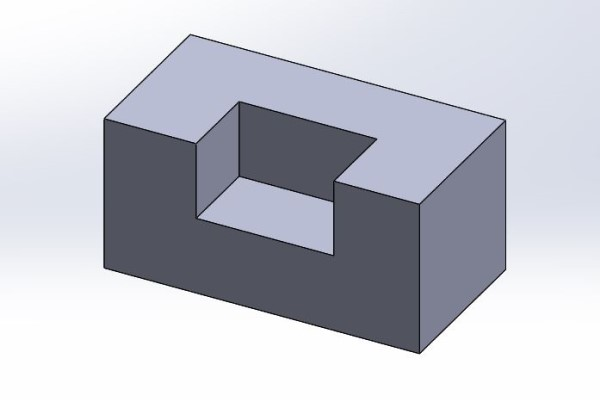
#> input picture PLURAL_SIGHT/mining-data-from-images/corners.jpg, 600 x 400 px, found by its file name
$ jupyter execute _OLD_Corner_Detection.ipynb
#> lines starting #> are read from the running program, lines starting #| are printed output that depends on the picture; after the words box and inside, x2 and y2 are one past the last pixel; in counts of white or black regions, pixels touching at a corner belong together
## Corner Detection

[cell 1]
# Import required libraries
import cv2
import numpy as np
from matplotlib import pyplot as plt

[cell 2]
# load simple corners image
img = cv2.imread("C:/data/inbound/mining-data-images/corners.jpg")
#> img is the input picture: shape (400, 600, 3); mean B, G, R 204.5, 195.5, 193.4

# WHEN using cornerHarris() function, input must be grayscale and float32
img_gray = cv2.cvtColor(img, cv2.COLOR_BGR2GRAY)
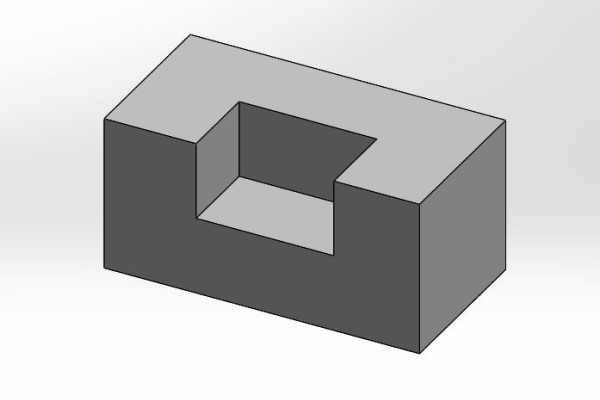
#> img_gray: shape (400, 600); min 2, max 255, mean 195.9
img_gray = np.float32(img_gray)

[cell 3]
# Detect corner using cornerHarris() function
img_cornerdetect = cv2.cornerHarris(img_gray,2,3,0.04)
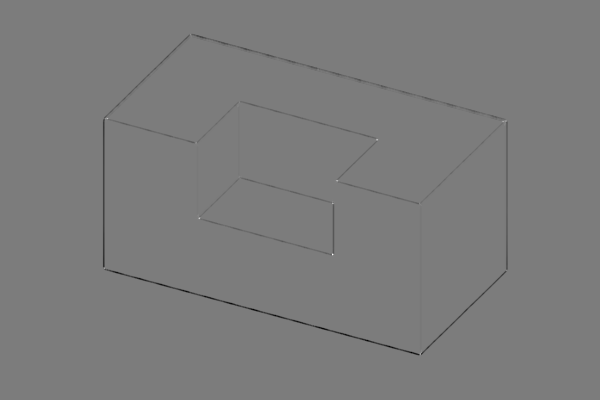
#> img_cornerdetect: shape (400, 600) float32; min -64662372, max 67441656, mean -269245.3; drawn with min black and max white

# Dilate corners to make it easier to see: not neccessary only for visual purposes
img_cornerdetect = cv2.dilate(img_cornerdetect,None)
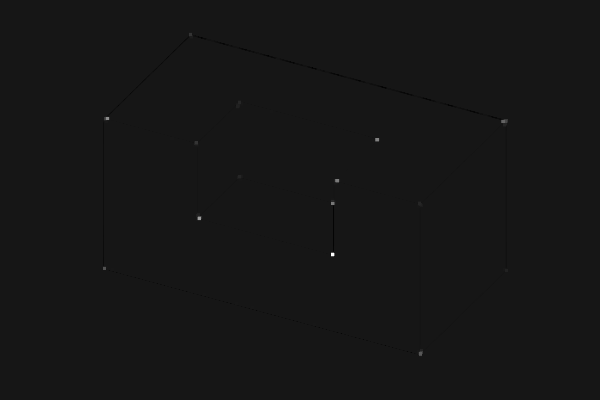
#> img_cornerdetect: shape (400, 600) float32; min -6523882, max 67441656, mean 3699.7; drawn with min black and max white

# Whenever img_cornerdetect is large, put a red pixel to show the corner on the orginal image
img[img_cornerdetect>0.01*img_cornerdetect.max()]=[0,0,255]
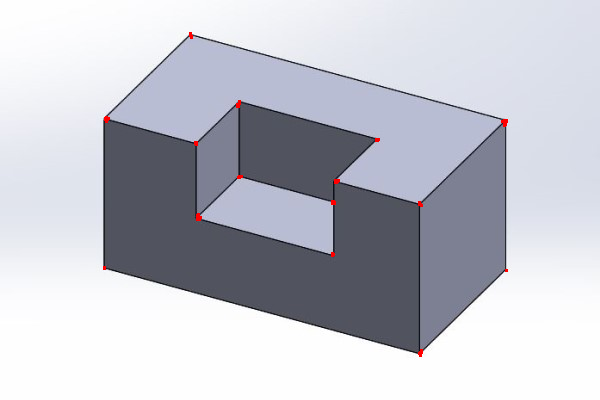
#> img: shape (400, 600, 3); 0.15% of pixels changed, all inside (x1, y1, x2, y2) = (103, 32, 508, 357)

[cell 4]
# show image with red pixels added to indicate corner detection
cv2.imshow('My Image', img)
cv2.waitKey(0)
cv2.destroyAllWindows()

## Template Matching

A method for searching and finding small parts of a larger image which match a template image.

[cell 5]
# Load the original larger image and the template image
img_original = cv2.imread("C:/data/inbound/mining-data/images/i_spy.jpg")
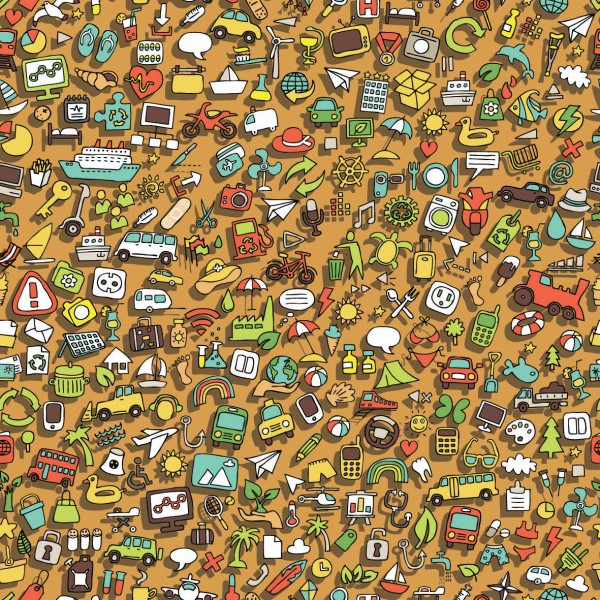
#> input picture PLURAL_SIGHT/mining-data-from-images/i_spy.jpg, 600 x 600 px, found by its file name
#> img_original is the input picture: shape (600, 600, 3); mean B, G, R 85, 133.5, 162.6
img_template = cv2.imread("C:/data/inbound/i_spy_template.jpg")
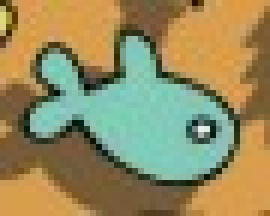
#> input picture PLURAL_SIGHT/mining-data-from-images/i_spy_template.jpg, 45 x 36 px, found by its file name (shown 6 times larger)
#> img_template is the input picture: shape (36, 45, 3); mean B, G, R 95.1, 140, 150.3

[cell 6]
# Apply template matching
res = cv2.matchTemplate(img_original,img_template,0)
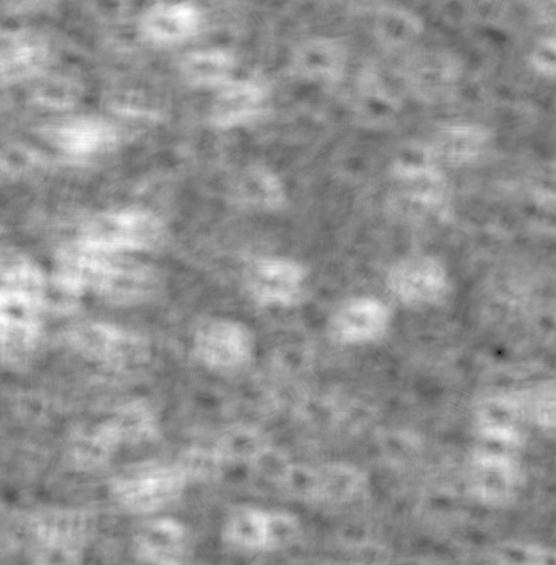
#> res: shape (565, 556) float32; min 219329, max 50997148, mean 29277214; drawn with min black and max white
min_val, max_val, min_loc, max_loc = cv2.minMaxLoc(res)
#> min_val = 219329; max_val = 50997148; min_loc = (499, 352); max_loc = (181, 13)

[cell 7]
# Create a rectangle to display the location found from template matching
h = img_template.shape[0]
#> h = 36
w = img_template.shape[1]
#> w = 45
top_left = min_loc
#> top_left = (499, 352)
bottom_right = (top_left[0] + w, top_left[1] + h)
#> bottom_right = (544, 388)
image_with_detection = cv2.rectangle(img_original, top_left, bottom_right, (255, 0, 0), 2)
